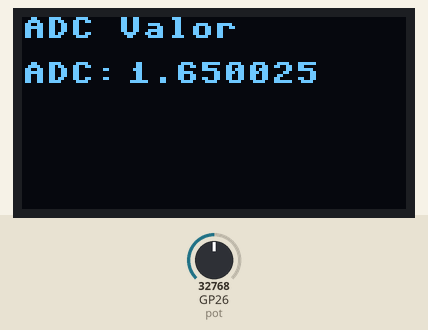
Recording of a program running on a simulated Raspberry Pi Pico running MicroPython. Parts: 128×64 one-colour display. Inputs (shaded band) come from the test bench; at power-on: GP26 (pot) = 32768 (analog values on the 0–65535 scale). Library files of the repository ran but are not shown: ssd1306.py; what the program prints to the serial console is not drawn.

Above: at 1.2 s.
1.3 s: GP26 (pot) set to 45874
At 3.4 s:
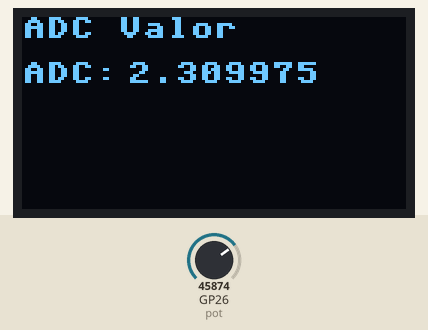
4.0 s: GP26 (pot) set to 57670
At 4.6 s:
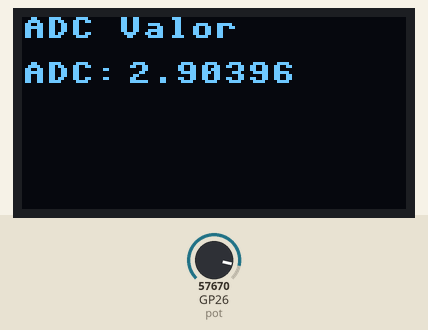
6.7 s: GP26 (pot) set to 65535
At 9.5 s:
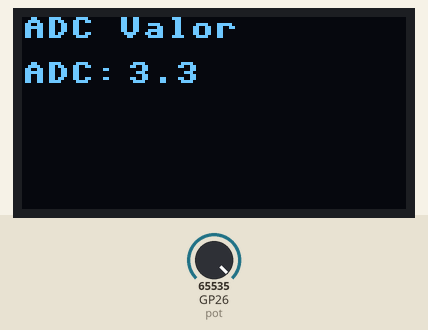
Timing chart, 0 to 11.0 s (numbered marks = the images above; inputs shaded):
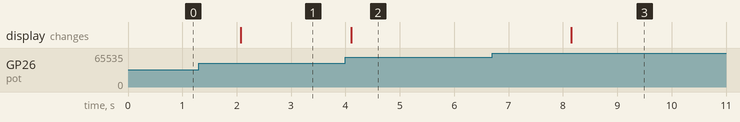

The program:

adc.py
```python
from machine import Pin, ADC, I2C
from utime import sleep
from ssd1306 import SSD1306_I2C

ANCHO=128
ALTO=64

pot = ADC(0)
factor_16 = 3.3 / (65535)

i2c=I2C(0,scl=Pin(1),sda=Pin(0))
oled=SSD1306_I2C(ANCHO,ALTO,i2c)

while True:
    oled.fill(0)

    pot_leer = pot.read_u16() * factor_16

    spot_leer = str(pot_leer)

    print(pot_leer)

    oled.text("ADC Valor", 0, 0)
    oled.text("ADC: ", 0, 15)
    oled.text(spot_leer, 35, 15)
    oled.show()

    sleep(2)
```

Measured:
- after the input at 1.3 s, the display: changes after 0.78 s (image 1)
- after the input at 4.0 s, the display: changes after 0.10 s (image 2)
- after the input at 6.7 s, the display: changes after 1.5 s (image 3)
